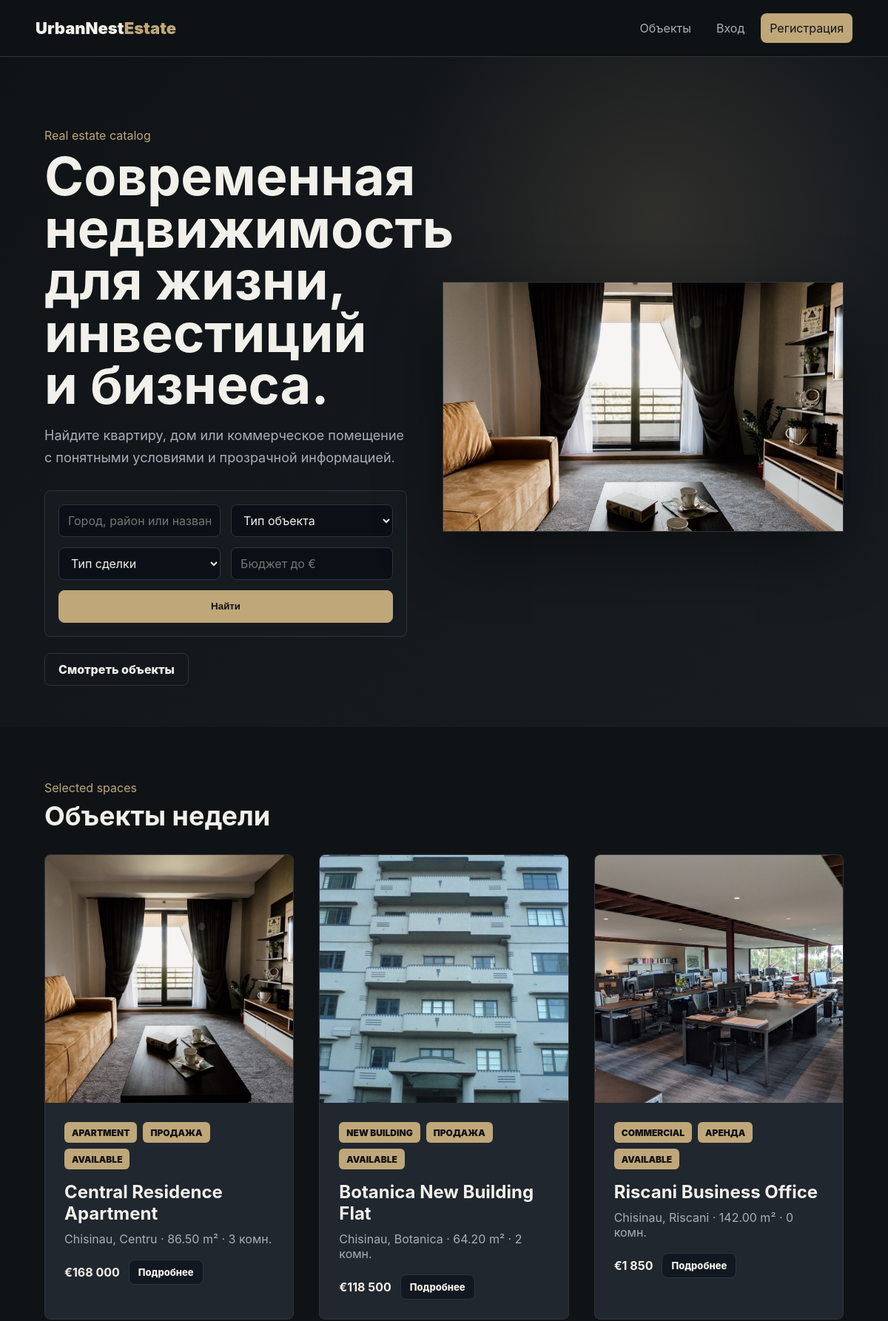
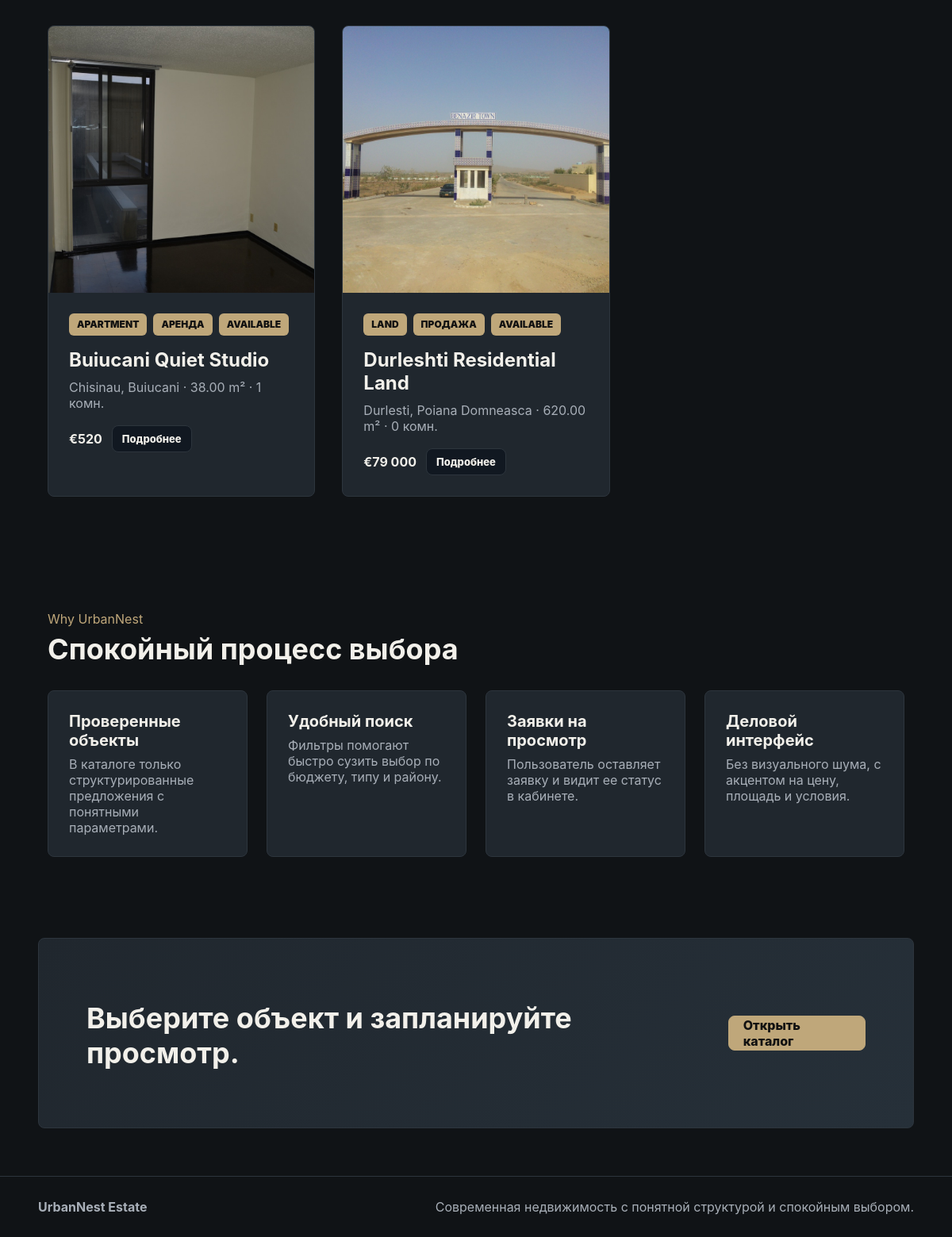
The page / on the database its author committed (2 pictures, top to bottom).
### tables this page shows
CREATE TABLE properties (
  id INT AUTO_INCREMENT PRIMARY KEY,
  title VARCHAR(180) NOT NULL,
  property_type_id INT NOT NULL,
  deal_type ENUM('sale', 'rent') NOT NULL,
  city VARCHAR(100) NOT NULL,
  district VARCHAR(120) NOT NULL,
  address VARCHAR(180) NOT NULL,
  rooms INT NOT NULL DEFAULT 0,
  area DECIMAL(8,2) NOT NULL,
  floor INT NOT NULL DEFAULT 0,
  total_floors INT NOT NULL DEFAULT 0,
  price DECIMAL(12,2) NOT NULL,
  status ENUM('available', 'reserved', 'sold', 'rented', 'hidden') NOT NULL DEFAULT 'available',
  image VARCHAR(500) NOT NULL,
  description TEXT NOT NULL,
  created_at DATETIME NOT NULL,
  updated_at DATETIME NOT NULL,
  CONSTRAINT fk_properties_type FOREIGN KEY (property_type_id) REFERENCES property_types(id)
);

CREATE TABLE property_types (
  id INT AUTO_INCREMENT PRIMARY KEY,
  name VARCHAR(80) NOT NULL,
  description TEXT,
  created_at DATETIME NOT NULL
);

### app/core/helpers.php (called while the page is built, shortened)
<?php
function e(mixed $value): string
{
    return htmlspecialchars((string)$value, ENT_QUOTES, 'UTF-8');
}
function url(string $path = ''): string
{
    return BASE_URL . ($path ? '/' . ltrim($path, '/') : '');
}
function mediaUrl(?string $path): string
{
    $path = trim((string)$path);
    return url($path);
}
function view(string $view, array $data = []): void
{
    require __DIR__ . '/../views/layouts/main.php';
}
function isAuthenticated(): bool
{
    return isset($_SESSION['user']);
}

### app/controllers/HomeController.php (called while the page is built)
<?php
class HomeController
{
    public function index(): void
    {
        view('home/index', [
            'title' => 'Современный каталог недвижимости',
            'properties' => (new Property())->featured(6),
            'types' => (new PropertyType())->all(),
        ]);
    }
}

### app/models/Property.php (called while the page is built, shortened)
<?php
class Property
{
    private PDO $db;
    public function __construct()
    {
        $this->db = Database::getConnection();
    }
    public function featured(int $limit = 6): array
    {
        $stmt = $this->db->prepare("SELECT properties.*, property_types.name AS type_name FROM properties LEFT JOIN property_types ON property_types.id = properties.property_type_id WHERE properties.status = 'available' ORDER BY properties.created_at DESC LIMIT ?");
        $stmt->bindValue(1, $limit, PDO::PARAM_INT);
        $stmt->execute();
        return $stmt->fetchAll();
    }
}

### app/core/Database.php (called while the page is built)
<?php
class Database
{
    private static ?PDO $connection = null;
    public static function getConnection(): PDO
    {
        if (self::$connection === null) {
            $dsn = 'mysql:host=' . DB_HOST . ';dbname=' . DB_NAME . ';charset=utf8mb4';
            self::$connection = new PDO($dsn, DB_USER, DB_PASS, [
                PDO::ATTR_ERRMODE => PDO::ERRMODE_EXCEPTION,
                PDO::ATTR_DEFAULT_FETCH_MODE => PDO::FETCH_ASSOC,
            ]);
        }
        return self::$connection;
    }
}

### app/views/properties/_card.php (the view)
<article class="property-card">
    <img src="<?= e(mediaUrl($property['image'])) ?>" alt="<?= e($property['title']) ?>">
    <div class="card-body">
        <div class="badges">
            <span><?= e($property['type_name'] ?? 'Property') ?></span>
            <span class="deal deal-<?= e($property['deal_type']) ?>"><?= $property['deal_type'] === 'sale' ? 'Продажа' : 'Аренда' ?></span>
            <span class="status status-<?= e($property['status']) ?>"><?= e($property['status']) ?></span>
        </div>
        <h3><?= e($property['title']) ?></h3>
        <p><?= e($property['city']) ?>, <?= e($property['district']) ?> · <?= e($property['area']) ?> m² · <?= e($property['rooms']) ?> комн.</p>
        <div class="card-bottom">
            <strong>€<?= e(number_format((float)$property['price'], 0, '.', ' ')) ?></strong>
            <a class="btn small" href="<?= url('properties/' . $property['id']) ?>">Подробнее</a>
        </div>
    </div>
</article>

### app/views/layouts/main.php (shortened to what this page needs)
<!doctype html>
<html lang="ru">
<head>
    <link rel="stylesheet" href="<?= url('assets/css/style.css') ?>">
</head>
<body>
<header class="site-header">
    <a class="brand" href="<?= url('') ?>">UrbanNest<span>Estate</span></a>
    <nav class="main-nav" data-menu>
        <a href="<?= url('properties') ?>">Объекты</a>
        <?php if (isAuthenticated()): ?>
            <a href="<?= url('dashboard') ?>">Кабинет</a>
            <?php if (isAdmin()): ?><a href="<?= url('admin') ?>">Admin</a><?php endif; ?>
            <a href="<?= url('logout') ?>">Выход</a>
        <?php else: ?>
            <a href="<?= url('login') ?>">Вход</a>
            <a class="nav-cta" href="<?= url('register') ?>">Регистрация</a>
        <?php endif; ?>
    </nav>
</header>
<main>
    <?php require $viewFile; ?>
</main>
<footer class="site-footer">
    <strong>UrbanNest Estate</strong>
    <span>Современная недвижимость с понятной структурой и спокойным выбором.</span>
</footer>
</body>
</html>

### app/views/home/index.php (shortened to what this page needs)
<section class="hero">
    <div class="hero-copy">
        <span class="eyebrow">Real estate catalog</span>
        <h1>Современная недвижимость для жизни, инвестиций и бизнеса.</h1>
        <p>Найдите квартиру, дом или коммерческое помещение с понятными условиями и прозрачной информацией.</p>
        <form class="quick-search" method="get" action="<?= url('properties') ?>">
            <input name="q" placeholder="Город, район или название">
            <select name="property_type_id">
                <option value="">Тип объекта</option>
            </select>
            <select name="deal_type">
                <option value="">Тип сделки</option>
            </select>
            <input type="number" name="max_price" placeholder="Бюджет до €">
            <button class="btn primary" type="submit">Найти</button>
        </form>
        <div class="actions">
            <a class="btn ghost" href="<?= url('properties') ?>">Смотреть объекты</a>
        </div>
    </div>
    <div class="hero-media">
        <img src="<?= e(mediaUrl('assets/img/properties/apartment-central-residence.jpg')) ?>" alt="UrbanNest property">
    </div>
</section>
<section class="section">
    <div class="section-head">
        <span class="eyebrow">Selected spaces</span>
        <h2>Объекты недели</h2>
    </div>
    <div class="property-grid">
        <?php foreach ($properties as $property): ?>
            <?php require __DIR__ . '/../properties/_card.php'; ?>
        <?php endforeach; ?>
    </div>
</section>
<section class="section">
    <div class="section-head">
        <span class="eyebrow">Why UrbanNest</span>
        <h2>Спокойный процесс выбора</h2>
    </div>
    <div class="feature-grid">
        <article><strong>Проверенные объекты</strong><span>В каталоге только структурированные предложения с понятными параметрами.</span></article>
        <article><strong>Удобный поиск</strong><span>Фильтры помогают быстро сузить выбор по бюджету, типу и району.</span></article>
        <article><strong>Заявки на просмотр</strong><span>Пользователь оставляет заявку и видит ее статус в кабинете.</span></article>
        <article><strong>Деловой интерфейс</strong><span>Без визуального шума, с акцентом на цену, площадь и условия.</span></article>
    </div>
</section>
<section class="cta">
    <h2>Выберите объект и запланируйте просмотр.</h2>
    <a class="btn primary" href="<?= url('properties') ?>">Открыть каталог</a>
</section>

### rows shown on the page
properties: image (picture), property_type.name "APARTMENT", deal_type "ПРОДАЖА", status "AVAILABLE", title "Central Residence Apartment", city "Chisinau", district "Centru", area "86.50", rooms "3", price "168 000"
properties: image (picture), property_type.name "NEW BUILDING", deal_type "ПРОДАЖА", status "AVAILABLE", title "Botanica New Building Flat", city "Chisinau", district "Botanica", area "64.20", rooms "2", price "118 500"
properties: image (picture), property_type.name "COMMERCIAL", deal_type "АРЕНДА", status "AVAILABLE", title "Riscani Business Office", city "Chisinau", district "Riscani", area "142.00", rooms "0", price "1 850"
properties: image (picture), property_type.name "APARTMENT", deal_type "АРЕНДА", status "AVAILABLE", title "Buiucani Quiet Studio", city "Chisinau", district "Buiucani", area "38.00", rooms "1", price "520"
properties: image (picture), property_type.name "LAND", deal_type "ПРОДАЖА", status "AVAILABLE", title "Durleshti Residential Land", city "Durlesti", district "Poiana Domneasca", area "620.00", rooms "0", price "79 000"
